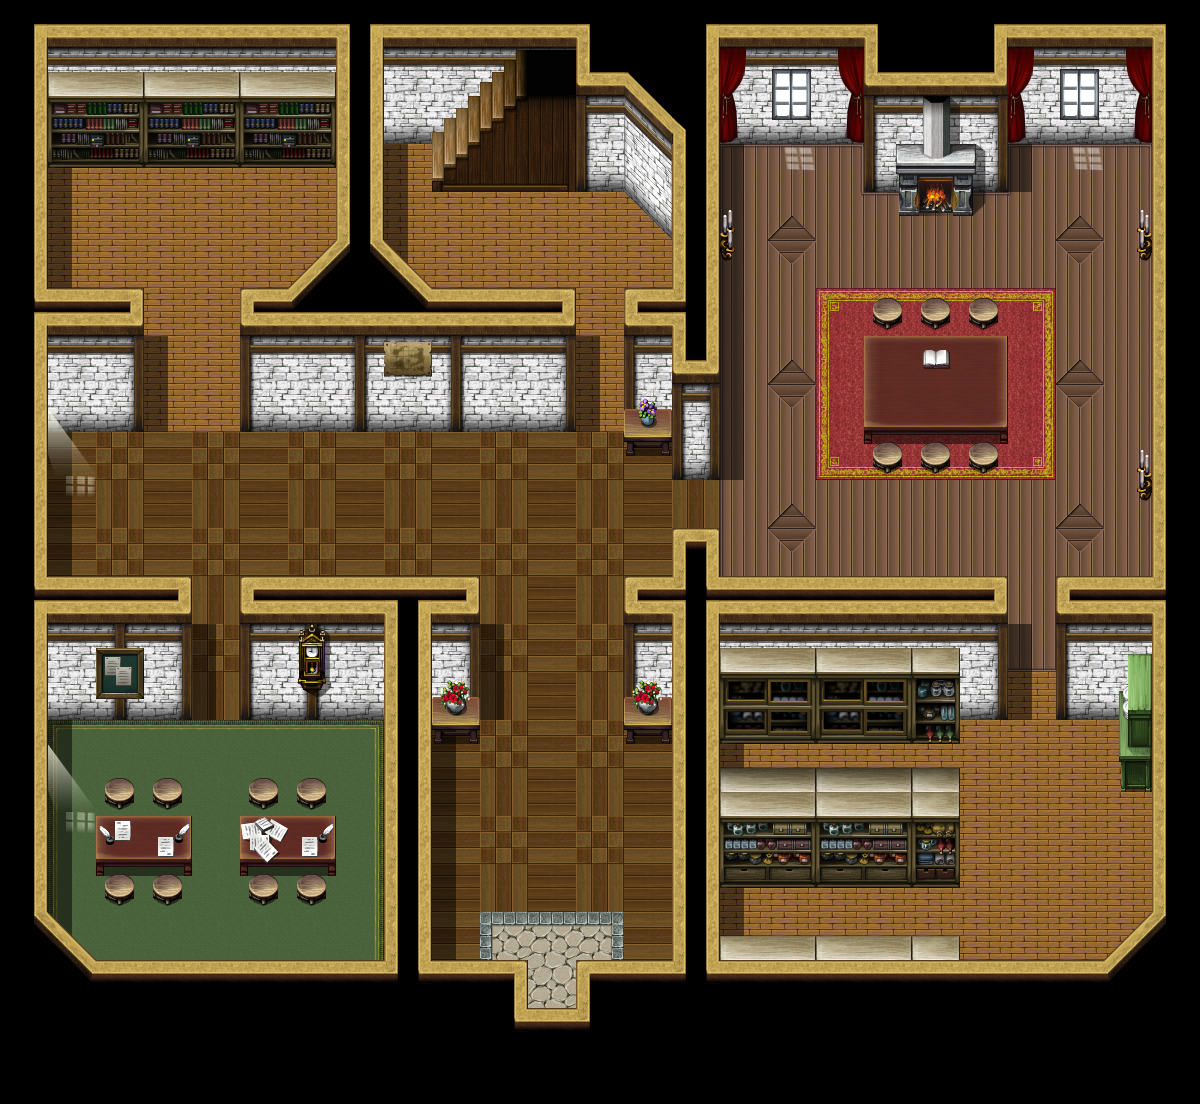

Rendered tile map (Tiled .tmx) drawn with the repository's tilesets; below, a short description and the map source with its tile grids summarised:
An orthogonal 50x46 tile map with 24x24 px tiles, 9 tile layers (under0_none, under1_ground, under2_fire, under3_none, ...), 5 tilesets and 78 objects (3x note_flowers, 3x nb, 2x note_forms, 2x lastdenn, 2x lastdenn_house_mayor_2f, ...).

<map version="1.11" tiledversion="1.12.2" orientation="orthogonal" renderorder="right-down" width="50" height="46" tilewidth="24" tileheight="24" infinite="0" nextlayerid="22" nextobjectid="86">
 <properties>
  <property name="bgm" value="bgm_house" />
  <property name="bgs" value="bgs_fireplace" />
  <property name="step_sound" value="wood" />
 </properties>
 <tileset firstgid="1" name="lastdenn_house_mayor" tilewidth="24" tileheight="24" tilecount="1891" columns="61">
  <image source="tilesets/lastdenn_house_mayor.png" width="1464" height="744" />
 </tileset>
 <tileset firstgid="1892" source="tilesets/fsm_inside01_e.tsx" />
 <tileset firstgid="2916" source="tilesets/fsm_inside01_d.tsx" />
 <tileset firstgid="3940" source="tilesets/fsm_flame03.tsx" />
 <tileset firstgid="4708" source="tilesets/fsm_inside01_b.tsx" />
 <layer id="2" name="under0_none" width="50" height="46">
  <data>[2300 cells, 0 non-empty, 0 distinct tile ids]</data>
 </layer>
 <layer id="1" name="under1_ground" width="50" height="46">
  <data>[2300 cells, 2192 non-empty, 396 distinct tile ids]</data>
 </layer>
 <layer id="3" name="under2_fire" width="50" height="46">
  <data>[2300 cells, 4 non-empty, 4 distinct tile ids]</data>
 </layer>
 <layer id="4" name="under3_none" width="50" height="46">
  <data>[2300 cells, 0 non-empty, 0 distinct tile ids]</data>
 </layer>
 <layer id="5" name="under4_none" width="50" height="46">
  <data>[2300 cells, 0 non-empty, 0 distinct tile ids]</data>
 </layer>
 <layer id="6" name="under5_none" width="50" height="46">
  <data>[2300 cells, 0 non-empty, 0 distinct tile ids]</data>
 </layer>
 <layer id="7" name="over6_objects" width="50" height="46">
  <data>[2300 cells, 125 non-empty, 32 distinct tile ids]</data>
 </layer>
 <layer id="8" name="over7_lights" width="50" height="46">
  <data>[2300 cells, 8 non-empty, 4 distinct tile ids]</data>
 </layer>
 <layer id="9" name="over8_none" width="50" height="46">
  <data>[2300 cells, 0 non-empty, 0 distinct tile ids]</data>
 </layer>
 <objectgroup color="#0055ff" id="11" name="sound" visible="0">
  <object id="56" name="carpet" x="36" y="720" width="360" height="276" />
  <object id="57" name="stone" x="480" y="912" width="144" height="144" />
 </objectgroup>
 <objectgroup color="#aa0000" id="12" name="collision">
  <object id="12" x="0" y="984" width="528" height="120" />
  <object id="13" x="576" y="984" width="624" height="120" />
  <object id="14" x="528" y="1056" width="48" height="48" />
  <object id="15" x="1152" y="0" width="48" height="984" />
  <object id="16" x="0" y="0" width="48" height="984" />
  <object id="17" x="384" y="600" width="48" height="384" />
  <object id="18" x="48" y="600" width="144" height="120" />
  <object id="19" x="240" y="600" width="144" height="120" />
  <object id="20" x="432" y="600" width="48" height="144" />
  <object id="21" x="624" y="600" width="384" height="120" />
  <object id="22" x="624" y="720" width="336" height="24" />
  <object id="23" x="672" y="744" width="48" height="240" />
  <object id="24" x="720" y="960" width="240" height="24" />
  <object id="25" x="720" y="792" width="240" height="96" />
  <object id="26" x="1056" y="600" width="96" height="120" />
  <object id="27" x="1116" y="720" width="36" height="72" />
  <object id="28" x="672" y="552" width="48" height="48" />
  <object id="29" x="48" y="312" width="96" height="120" />
  <object id="30" x="240" y="312" width="336" height="120" />
  <object id="31" x="624" y="312" width="48" height="144" />
  <object id="32" x="672" y="144" width="48" height="336" />
  <object id="33" x="48" y="0" width="288" height="168" />
  <object id="34" x="672" y="0" width="480" height="144" />
  <object id="35" x="864" y="144" width="144" height="48" />
  <object id="37" x="900" y="192" width="72" height="24" />
  <object id="38" x="576" y="0" width="96" height="192" />
  <object id="39" x="1128" y="960" width="24" height="24" />
  <object id="40" x="48" y="960" width="24" height="24" />
  <object id="41" x="864" y="336" width="144" height="102" />
  <object id="43" x="876" y="294" width="120" height="42" />
  <object id="45" x="876" y="438" width="120" height="30" />
  <object id="46" x="336" y="0" width="240" height="96" />
  <object id="47" x="432" y="180" width="144" height="12" />
  <object id="48" x="438" y="174" width="138" height="6" />
  <object id="49" x="444" y="168" width="132" height="6" />
  <object id="50" x="450" y="162" width="126" height="6" />
  <object id="51" x="384" y="96" width="48" height="48" />
  <object id="52" x="624" y="192" width="48" height="24" />
  <object id="53" x="648" y="216" width="24" height="24" />
  <object id="54" x="336" y="96" width="48" height="192" />
  <object id="55" x="312" y="288" width="96" height="24" />
  <object id="58" x="96" y="816" width="96" height="54" />
  <object id="59" x="240" y="816" width="96" height="54" />
  <object id="61" x="108" y="774" width="72" height="42" />
  <object id="62" x="108" y="870" width="72" height="30" />
  <object id="64" x="252" y="774" width="72" height="42" />
  <object id="65" x="252" y="870" width="72" height="30" />
  <object id="68" x="696" y="480" width="24" height="72" />
  <object id="69" x="372" y="162" width="78" height="6" />
 </objectgroup>
 <objectgroup color="#5500ff" id="13" name="rest">
  <object id="73" name="note_bookcase" x="48" y="132" width="288" height="24" />
  <object id="75" name="note_forms" x="96" y="822" width="96" height="42" />
  <object id="76" name="note_forms" x="240" y="822" width="96" height="42" />
  <object id="80" name="note_flowers" x="432" y="696" width="48" height="30" />
  <object id="81" name="note_flowers" x="624" y="696" width="48" height="30" />
  <object id="82" name="note_flowers" x="624" y="408" width="48" height="30" />
  <object id="83" name="note_clock" x="288" y="684" width="48" height="24" />
  <object id="84" name="note_map_lastdenn" x="384" y="396" width="48" height="24" />
  <object id="85" name="note_notice_board" x="96" y="684" width="48" height="24" />
 </objectgroup>
 <objectgroup color="#aa55ff" id="21" name="hero">
  <object id="5" name="reignald" type="nb" x="528" y="456" width="48" height="24">
   <properties>
    <property name="conversation" value="quest_lastdenn_reignald" />
    <property name="direction" value="south" />
   </properties>
  </object>
 </objectgroup>
 <objectgroup color="#55ff7f" id="14" name="npc">
  <object id="66" name="soldier16" x="384" y="168" width="48" height="24">
   <properties>
    <property name="conversation" value="lastdenn_mayor_guard_not_upstairs" />
    <property name="direction" value="south" />
   </properties>
  </object>
  <object id="67" name="soldier16" type="nb" x="672" y="480" width="48" height="24">
   <properties>
    <property name="conversation" value="lastdenn_guard_mayor" />
    <property name="direction" value="south" />
   </properties>
  </object>
  <object id="70" name="rich_man03" x="912" y="240" width="48" height="24">
   <properties>
    <property name="direction" value="north" />
   </properties>
  </object>
  <object id="77" name="youngman06" type="p" x="192" y="840" width="48" height="24">
   <properties>
    <property name="conversation" value="lastdenn_workload" />
    <property name="wanderBoxSize" type="float" value="120" />
   </properties>
  </object>
  </objectgroup>
 <objectgroup color="#55aaff" id="15" name="spawn">
  <!-- 2 objects omitted --></objectgroup>
 <objectgroup color="#ffff7f" id="16" name="portal">
  <!-- 2 objects omitted --></objectgroup>
 <objectgroup color="#ff00ff" id="18" name="quest" />
 <objectgroup color="#ff55ff" id="19" name="event">
  <!-- 1 objects omitted --></objectgroup>
 <objectgroup color="#aaff00" id="20" name="scheduled">
  <!-- 6 objects omitted --></objectgroup>
</map>
<!-- 13 of 78 objects omitted -->
